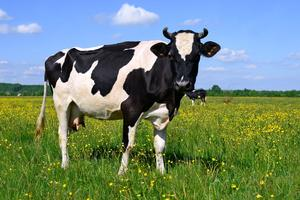
#> input picture data_augmentation/test/colored/cow0.jpeg, 300 x 200 px, found by its file name; its folder holds only this picture in this run
$ jupyter execute --allow-errors data_augmentation.ipynb   (shell and % lines are left out)
#> lines starting #> are read from the running program, lines starting #| are printed output that depends on the picture
[cell 1]
# Импортирование библоитек
import pandas as pd
import numpy as np
from numpy import asarray
from itertools import tee
from pathlib import Path
import cv2, pickle, csv, os, sys, re, math, inspect
from PIL import Image, ImageOps
import matplotlib.pyplot as plt

[cell 2]
class AugmentApply():

    def __init__(self, list_of_methods):

        self.list_of_methods = list_of_methods

        for method in list_of_methods:
            if not inspect.isclass(method.__class__):
                raise ValueError("Ошибка! Проверь правописание методов.")

        print("Просто жди...")
        for method in list_of_methods:
            method.apply_me()
        print("Готово!")


class RotateImages():

    def __init__(self, angle):
        assert type(angle) == int, "Должно быть целое число!"
        self.angle = int(angle)

    # [4 lines left out: function apply_me, not called in this run]


class MirrorImages():

    def __init__(self, ):
        pass

    # [4 lines left out: function apply_me, not called in this run]


class FlipImages():

    def __init__(self, ):
        pass

    # [4 lines left out: function apply_me, not called in this run]


class ShiftImages():

    def __init__(self, x, y):
        self.x = x
        self.y = y

    # [4 lines left out: function apply_me, not called in this run]


class MirrorFlipImages():

    def __init__(self, ):
        pass

    def apply_me(self):
        print("Применение отзеркаливания + переворота изображении")
        mirrorflipCSVfile()
        mirrorflipImage()

[cell 3]
# Функции для просмотра изображении
def string2image(jpeg_image_path):
    image = Image.open(jpeg_image_path)
    img_array = np.asarray(image)
    return img_array


def plot_cow(image):
    fig = plt.figure(figsize=(10, 10))
    plt.imshow(string2image(image), cmap='gray')


# [66 lines left out: functions rotatePoint, rotateImage, mirrorImage, flipImage, shiftImage, not called in this run]


def mirrorflipImage():
    global curr_img_count
    """ Функция для вращения изображении """
    for image_name in sorted_images:
        image = cv2.imread(os.path.join(images_dirname, image_name))
        height, width = image.shape[:2]
        center = (width/2, height/2)
        mirroredflipped_image = cv2.flip(image, -1)
        os.chdir(images_dirname)
        cv2.imwrite("cow" + str(curr_img_count+1) +'.jpg', mirroredflipped_image)
        curr_img_count += 1
    os.chdir(current_wd)


# [97 lines left out: functions rotateCSVfile, mirrorCSVfile, flipCSVfile, shiftCSVfile, not called in this run]


def mirrorflipCSVfile():

    height, width = SHAPE[:2]
    center = (width/2, height/2)
    mirfli_keypoints_df = keypoints_df.copy()

    for row in range(len(keypoints_df.index)):
        mirfli_keypoints_df.iat[row, 1] = "cow" + str(globals()["last_image_index"]+1) + ".jpg"
        mirfli_keypoints_df.iat[row, 0] = globals()["last_image_index"] + 1

        globals()["last_image_index"] += 1
        for pair in pairwise_2(range(len(keypoints_df.columns[2:]))):
            point_x = keypoints_df.iloc[row,2:][pair[0]]
            point_y = keypoints_df.iloc[row,2:][pair[1]]
            mirfli_keypoints_df.iat[row,pair[0]+2] = width - point_x
            mirfli_keypoints_df.iat[row,pair[1]+2] = height - point_y

    with open(csv_file_path, "a", newline='') as file:
        writer = csv.writer(file, delimiter=',', quotechar='"', quoting=csv.QUOTE_MINIMAL)
        for row in mirfli_keypoints_df.values.tolist():
            writer.writerow(row)


# Функция для специальной парной итерации
def pairwise_2(iterable):
    a = iter(iterable)
    return zip(a, a)

[cell 4]
# Чтение таблицы ключевых точек и директории изображении. Указать путь к CSV файлу и изображениям.
csv_file_path = Path(r"C:\Users\Sony\Desktop\Data Augmentation\test\test_dataset.csv")
images_dirname = Path(r"C:\Users\Sony\Desktop\Data Augmentation\test\colored")
keypoints_df = pd.read_csv(csv_file_path)
#> (reads data_augmentation/test/test_dataset.csv from the repository)

images_ext = re.compile(".*(.jpg|.jpeg)")

filtered = list(filter(images_ext.match, os.listdir(images_dirname)))
try:
    sorted_images = sorted(filtered ,key=lambda x: int(os.path.splitext(x)[0][3:]))
except:
    try:
        sorted_images = sorted(filtered ,key=lambda x: int(os.path.splitext(x)[0][2:]))
    except:
        sorted_images = sorted(filtered)

[cell 5]
# Получение разрешения входных изображении (ширина, высота, кол.каналов)
image = Image.open(Path(os.path.join(images_dirname, sorted_images[0])))
#> image is the input picture: PIL image 300x200 RGB; mean R, G, B 113.2, 135.7, 116.1
img_array = np.asarray(image)
SHAPE = (image.size[1], image.size[0], image.layers)
#> SHAPE = (200, 300, 3)
last_image_index = len(sorted_images) - 1
curr_img_count = len(sorted_images) - 1
current_wd = os.getcwd()

[cell 6]
# Просмотр одного изображения по номеру(индексу)
plot_cow(Path(os.path.join(images_dirname, sorted_images[0])))

[cell 7]
# Просмотр изображении с аннотациями по номеру.
image_index = 9
keypoint_cols = list(keypoints_df.columns)[2:]
xy = keypoints_df.iloc[image_index][keypoint_cols].values.reshape((int(len(keypoints_df.columns[2:])/2), 2))
plt.plot(xy[:, 0], xy[:, 1], 'ro')
#> (the rest of this cell did not finish here and is left out)

[cell 8]
#                             !!! АУГМЕНТАЦИЯ ДАННЫХ !!!

[cell 9]
# Каскад увеличения данных
data_augment = [
#     RotateImages(угол),
#     MirrorImages(),
#     FlipImages(),
#     ShiftImages(x, y),
    MirrorFlipImages(),
]
AugmentApply(data_augment)
#> in mirrorflipCSVfile, `height, width = SHAPE[:2]`: height = 200; width = 300
#> in mirrorflipCSVfile, `center = (width/2, height/2)`: center = (150, 100)
#> in mirrorflipImage, `mirroredflipped_image = cv2.flip(image, -1)`:
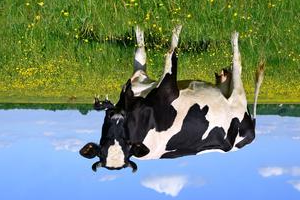
#> mirroredflipped_image: shape (200, 300, 3); mean B, G, R 116.1, 135.7, 113.2
